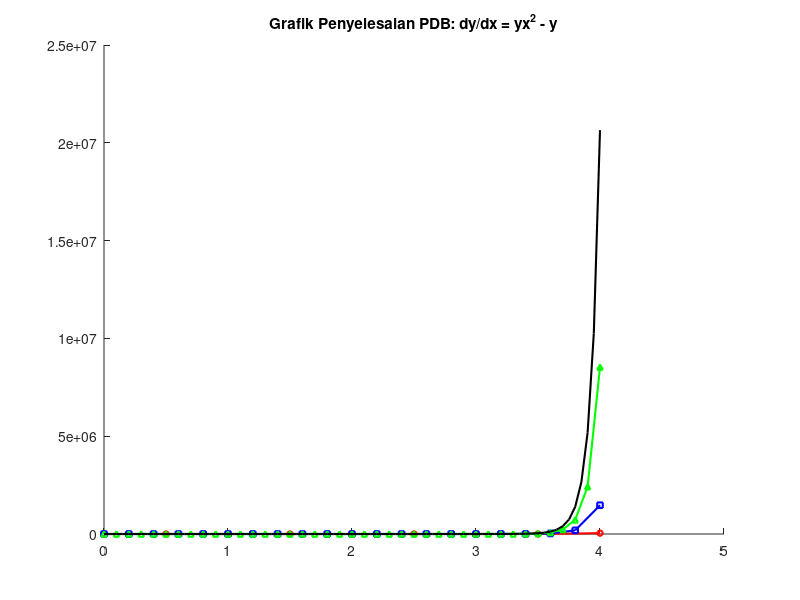

Write the MATLAB code that produced this figure. (Note: this script raises an error after producing the figure.)
clear all; clc; close all;

f = @(x, y) (y .* x.^2) - y;

x0 = 0;
y0 = 1;
x_target = 4;
dx_list = [0.5, 0.2, 0.1, 0.05];

figure('Name', 'Metode Heun', 'NumberTitle', 'off');
hold on;
colors = {'r', 'b', 'g', 'k'};
markers = {'o-', 's-', '^-', '-'};

for k = 1:length(dx_list)
    dx = dx_list(k);
    n = round((x_target - x0) / dx);
    
    X = zeros(n+1, 1);
    Y = zeros(n+1, 1);
    
    X(1) = x0;
    Y(1) = y0;
    
    for i = 1:n
        xi = X(i);
        yi = Y(i);
        
        k1 = f(xi, yi);
        y_prediksi = yi + k1 * dx;
        x_next = xi + dx;
        k2 = f(x_next, y_prediksi);
        slope_rata2 = 0.5 * (k1 + k2);
        Y(i+1) = yi + slope_rata2 * dx;
        X(i+1) = x_next;
    end
    
    fprintf('\n==========================================\n');
    fprintf(' HASIL METODE HEUN (Delta x = %.2f) \n', dx);
    fprintf('==========================================\n');
    fprintf('Iter\t x\t\t y (Heun)\n');
    fprintf('------------------------------------------\n');
    for j = 1:length(X)
        fprintf('%d\t\t %.2f\t %.5f\n', j-1, X(j), Y(j));
    end
    
    label_name = sprintf('\\Delta x = %.2f', dx);
    plot(X, Y, markers{k}, 'Color', colors{k}, 'LineWidth', 1.5, ...
         'DisplayName', label_name, 'MarkerSize', 4);
end

title('Grafik Penyelesaian PDB: dy/dx = yx^2 - y');
subtitle('Metode Heun (Improved Euler)');
xlabel('Nilai x');
ylabel('Nilai y');
legend('show', 'Location', 'southwest');
grid on;
hold off;
